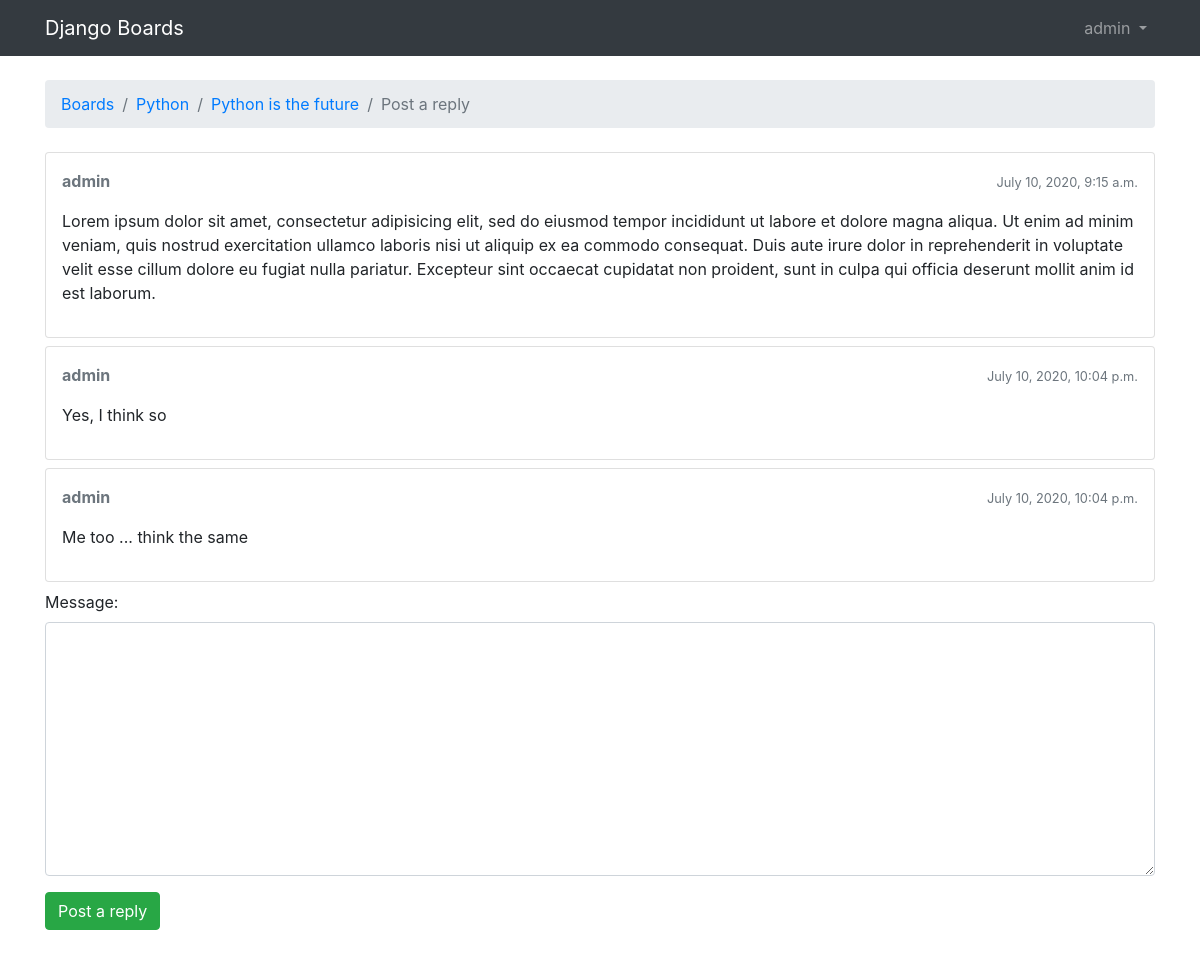
The app's page /boards/2/topics/12/reply/ (signed in) with its own data.
### boards/models.py (models this page shows, shortened)
class Topic(models.Model):
    subject 	 = models.CharField(max_length=255)
    last_updated = models.DateTimeField(auto_now_add=True)
    board 		 = models.ForeignKey(Board, related_name='topics', on_delete=models.CASCADE)
    starter 	 = models.ForeignKey(User, related_name='topics', on_delete=models.CASCADE)
    views        = models.PositiveIntegerField(default=0)  # <- here

class Board(models.Model):
    name = models.CharField(max_length=30, unique=True)
    description = models.CharField(max_length=100)

class Post(models.Model):
    message    = models.TextField(max_length=4000)
    topic 	   = models.ForeignKey(Topic, related_name='posts', on_delete=models.CASCADE)
    created_at = models.DateTimeField(auto_now_add=True)
    updated_at = models.DateTimeField(null=True)
    created_by = models.ForeignKey(User, related_name='posts', on_delete=models.CASCADE)
    updated_by = models.ForeignKey(User, null=True, related_name='+', on_delete=models.CASCADE)
    def get_message_as_markdown(self):
        return mark_safe(markdown(self.message, safe_mode='escape'))

### boards/views.py (the view)
# urls.py: url(r'^boards/(?P<pk>\d+)/topics/(?P<topic_pk>\d+)/reply/$', views.reply_topic, name='reply_topic'),
@login_required
def reply_topic(request, pk, topic_pk):
    topic = get_object_or_404(Topic, board__pk=pk, pk=topic_pk)
    if request.method == 'POST':
        form = PostForm(request.POST)
        if form.is_valid():
            post = form.save(commit=False)
            post.topic = topic
            post.created_by = request.user
            post.save()
            return redirect('topic_posts', pk=pk, topic_pk=topic_pk)
    else:
        form = PostForm()
    return render(request, 'reply_topic.html', {'topic': topic, 'form': form})

### boards/forms.py
class PostForm(forms.ModelForm):
    class Meta:
        model = Post
        fields = ['message', ]

### boards/templatetags/form_tags.py (called while the page is built)
@register.filter
def input_class(bound_field):
    css_class = ''
    if bound_field.form.is_bound:
        if bound_field.errors:
            css_class = 'is-invalid'
        elif field_type(bound_field) != 'PasswordInput':
            css_class = 'is-valid'
    return 'form-control {}'.format(css_class)

### templates/reply_topic.html (shortened to what this page needs)
{% extends 'base.html' %}
{% load static %}
{% block breadcrumb %}
  <li class="breadcrumb-item"><a href="{% url 'home' %}">Boards</a></li>
  <li class="breadcrumb-item"><a href="{% url 'board_topics' topic.board.pk %}">{{ topic.board.name }}</a></li>
  <li class="breadcrumb-item"><a href="{% url 'topic_posts' topic.board.pk topic.pk %}">{{ topic.subject }}</a></li>
  <li class="breadcrumb-item active">Post a reply</li>
{% endblock %}
{% block content %}
  {% for post in topic.posts.all %}
    <div class="card mb-2">
      <div class="card-body p-3">
        <div class="row mb-3">
          <div class="col-6">
            <strong class="text-muted">{{ post.created_by.username }}</strong>
          </div>
          <div class="col-6 text-right">
            <small class="text-muted">{{ post.created_at }}</small>
          </div>
        </div>
        {{ post.get_message_as_markdown }}
      </div>
    </div>
  {% endfor %}
  <form method="post" class="mb-4">
    {% include 'includes/form.html' %}
    <button type="submit" class="btn btn-success">Post a reply</button>
  </form>
{% endblock %}

### templates/base.html (shortened to what this page needs)
{% load static %}<!DOCTYPE html>
<html>
  <head>
    <link rel="stylesheet" href="{% static 'css/bootstrap.min.css' %}">
    <link rel="stylesheet" href="{% static 'css/app.css' %}">
  </head>
  <body>
    {% block body %}
      <nav class="navbar navbar-expand-sm navbar-dark bg-dark">
        <div class="container">
          <a class="navbar-brand" href="{% url 'home' %}">Django Boards</a>
          <div class="collapse navbar-collapse" id="mainMenu">
            {% if user.is_authenticated %}
              <ul class="navbar-nav ml-auto">
                <li class="nav-item dropdown">
                  <a class="nav-link dropdown-toggle" href="#" id="userMenu" data-toggle="dropdown" aria-haspopup="true" aria-expanded="false">
                    {{ user.username }}
                  </a>
                </li>
              </ul>
            {% else %}
              <form class="form-inline ml-auto">
                <a href="{% url 'login' %}" class="btn btn-outline-secondary">Log in</a>
                <a href="{% url 'signup' %}" class="btn btn-primary ml-2">Sign up</a>
              </form>
            {% endif %}
          </div>
        </div>
      </nav>
      <div class="container">
        <ol class="breadcrumb my-4">
          {% block breadcrumb %}
          {% endblock %}
        </ol>
        {% block content %}
        {% endblock %}
      </div>
    {% endblock body %}
  </body>
</html>

### records on screen
Topic: board.name "Python", subject "Python is the future"
Post: created_by.username "admin", created_at "July 10, 2020, 9:15 a.m.", get_message_as_markdown "Lorem ipsum dolor sit amet, consectetur adipisicing elit, sed do eiusmod tempor incididunt ut labore et dolore magna aliqua. Ut enim ad minim veniam, quis nostrud exercitation ullamco laboris nisi ut aliquip ex ea commodo consequat. Duis aute irure dolor in reprehenderit in voluptate velit esse cillum dolore eu fugiat nulla pariatur. Excepteur sint occaecat cupidatat non proident, sunt in culpa qui officia deserunt mollit anim id est laborum."
Post: created_by.username "admin", created_at "July 10, 2020, 10:04 p.m.", get_message_as_markdown "Yes, I think so"
Post: created_by.username "admin", created_at "July 10, 2020, 10:04 p.m.", get_message_as_markdown "Me too ... think the same"

### other values on screen
{{ user.username }} "admin"
{{ field.label_tag }} "Message:"
